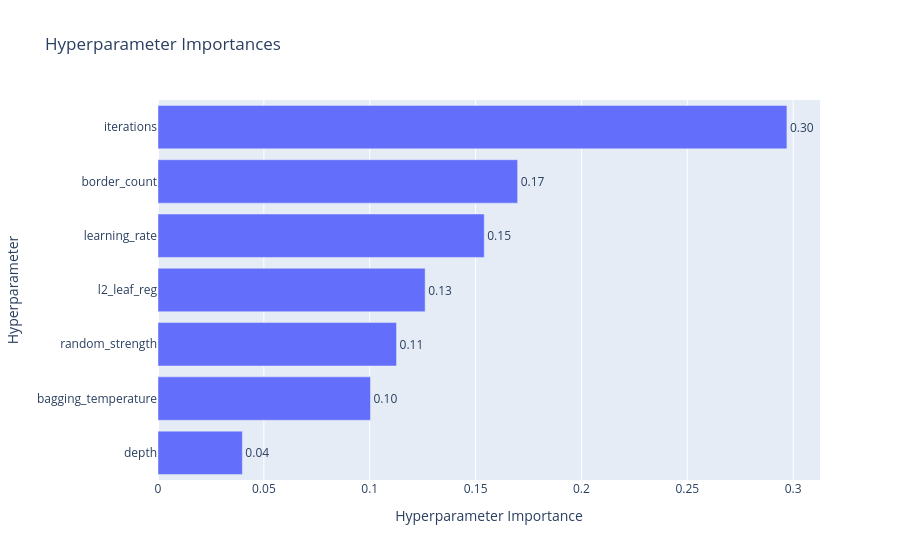

Notebook code for this chart:
### Code cell
# Plot parameter importances
plot_param_importances(study)

### Figure 1 — Plotly figure (JSON) as saved in the notebook; plotly's stock layout.template omitted (floating-point values rounded to 4 significant figures)
{"data": [{"cliponaxis": false, "hovertemplate": ["depth (IntDistribution): 0.03984778491451547<extra></extra>", "bagging_temperature (FloatDistribution): 0.10035999609062997<extra></extra>", "random_strength (FloatDistribution): 0.1126536324621777<extra></extra>", "l2_leaf_reg (FloatDistribution): 0.12616648040391049<extra></extra>", "learning_rate (FloatDistribution): 0.15408694435078402<extra></extra>", "border_count (IntDistribution): 0.16985648838461792<extra></extra>", "iterations (IntDistribution): 0.29702867339336436<extra></extra>"], "name": "Objective Value", "orientation": "h", "text": ["0.04", "0.10", "0.11", "0.13", "0.15", "0.17", "0.30"], "textposition": "outside", "type": "bar", "x": [0.03985, 0.1004, 0.1127, 0.1262, 0.1541, 0.1699, 0.297], "y": ["depth", "bagging_temperature", "random_strength", "l2_leaf_reg", "learning_rate", "border_count", "iterations"]}], "layout": {"autosize": true, "title": {"text": "Hyperparameter Importances"}, "xaxis": {"autorange": true, "range": [0, 0.3127], "title": {"text": "Hyperparameter Importance"}, "type": "linear"}, "yaxis": {"autorange": true, "range": [-0.5, 6.5], "title": {"text": "Hyperparameter"}, "type": "category"}}}
